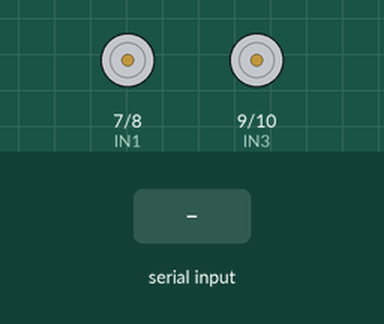
This sketch was run on a simulated Arduino Uno, built with avr-gcc and run on an emulated ATmega328P. Shown: motor-driver pin pairs drawn as motors (green arrow = first pin HIGH = forward, orange = second pin HIGH = backward, longer = more drive, scaled by the enable pin). The test bench sets the inputs (shaded band).

Above: at 1.2 s.
1.3 s: "f" received over Serial
At 1.6 s:
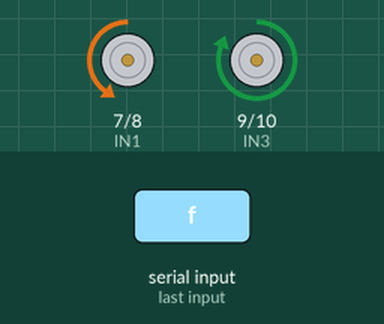
2.8 s: "b" received over Serial
At 3.9 s:
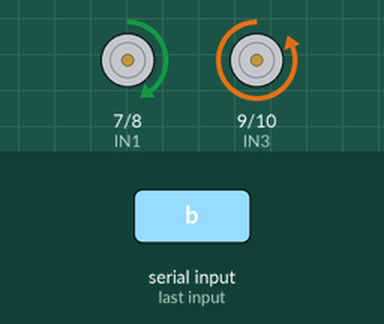
4.3 s: "l" received over Serial
At 5.1 s:
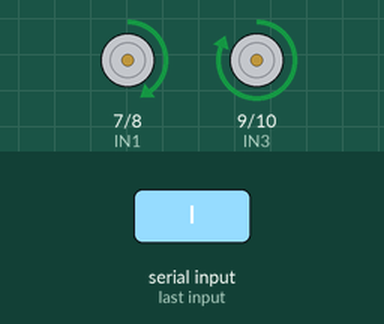
5.8 s: "r" received over Serial
At 6.2 s:
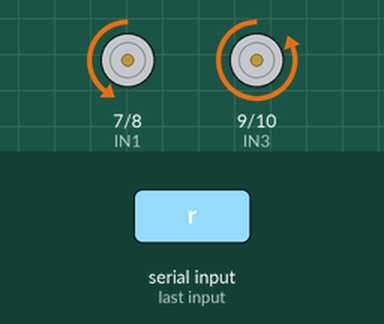
7.3 s: "s" received over Serial
At 8.5 s:
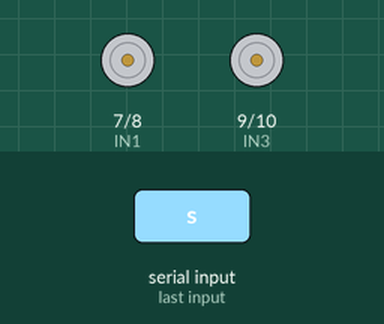
Timing chart, 0 to 9.8 s (numbered marks = the images above; inputs shaded):
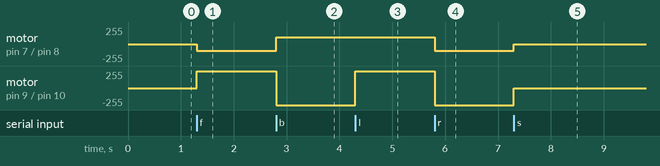

Measured:
- after the input at 1.3 s, motor on pin 7 (IN1) / pin 8 (IN2): stopped → backward 100/255 at once; motor on pin 9 (IN3) / pin 10 (IN4): stopped → forward 255/255 at once
- after the input at 2.8 s, motor on pin 7 (IN1) / pin 8 (IN2): backward 100/255 → forward 100/255 at once; motor on pin 9 (IN3) / pin 10 (IN4): forward 255/255 → backward 255/255 at once
- after the input at 4.3 s, motor on pin 9 (IN3) / pin 10 (IN4): backward 255/255 → forward 255/255 at once
- after the input at 5.8 s, motor on pin 7 (IN1) / pin 8 (IN2): forward 100/255 → backward 100/255 at once; motor on pin 9 (IN3) / pin 10 (IN4): forward 255/255 → backward 255/255 at once
- after the input at 7.3 s, motor on pin 7 (IN1) / pin 8 (IN2): backward 100/255 → stopped at once; motor on pin 9 (IN3) / pin 10 (IN4): backward 255/255 → stopped at once

The sketch:

main.ino
```cpp
#include <SoftwareSerial.h>

const int ENA = 5;
const int ENB = 6;
const int IN1 = 7;
const int IN2 = 8;
const int IN3 = 9;
const int IN4 = 10;
const int TRIG = 12;
const int ECHO = 13;

const int LPWR = 100;
const int RPWR = 255;

const int TX = 1;
const int RX = 0;

class Robot {
public:
  void init();
  int getDistanceToObstacle() const;
  void move(int left, int right);
  void forward(float vel);
  void backward(float vel);
  void left(float vel);
  void right(float vel);
  void stop();
protected:
private:
};

Robot robot;

void setup() {
  robot.init();
}

void loop() {
  if (Serial.available()) {
    int r = Serial.read();
    switch (r) {
    case 'f':
      robot.forward(1.f);
      break;
    case 'b':
      robot.backward(1.f);
      break;
    case 'l':
      robot.left(1.f);
      break;
    case 'r':
      robot.right(1.f);
      break;
    case 's':
      robot.stop();
      break;
    default:
      break;
    }
  }
}

void Robot::init() {
  pinMode(IN1, OUTPUT);
  pinMode(IN2, OUTPUT);
  pinMode(IN3, OUTPUT);
  pinMode(IN4, OUTPUT);

  pinMode(TRIG, OUTPUT);
  pinMode(ECHO, INPUT);

  Serial.begin(9600);
}

int Robot::getDistanceToObstacle() const {
  digitalWrite(TRIG, HIGH);
  delayMicroseconds(10);
  digitalWrite(TRIG, LOW);
  long t = pulseIn(ECHO, HIGH);
  return t / 58;
}

void Robot::move(int left, int right) {
  int l = 0;
  if (left < 0) {
    l = -left;
    digitalWrite(IN1, HIGH);
    digitalWrite(IN2, LOW);
  } else {
    l = left;
    digitalWrite(IN1, LOW);
    digitalWrite(IN2, HIGH);
  }
  analogWrite(ENA, l);

  int r = 0;
  if (right < 0) {
    r = -right;
    digitalWrite(IN3, LOW);
    digitalWrite(IN4, HIGH);
  } else {
    r = right;
    digitalWrite(IN3, HIGH);
    digitalWrite(IN4, LOW);
  }
  analogWrite(ENB, r);
}

void Robot::forward(float vel) {
  return this->move(vel * LPWR, vel * RPWR);
}

void Robot::backward(float vel) {
  return this->move(-vel * LPWR, -vel * RPWR);
}

void Robot::left(float vel) {
  return this->move(-vel * LPWR, vel * RPWR);
}

void Robot::right(float vel) {
  return this->move(vel * LPWR, -vel * RPWR);
}

void Robot::stop() {
  return move(0, 0);
}
```
